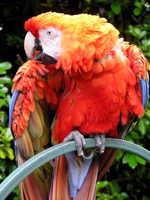
#> input picture New/so/new.jpg, 150 x 200 px
$ python imgtrasformidct13.py
#> lines starting #> are read from the running program, lines starting #| are printed output that depends on the picture
import cv2
import numpy as np

# Load the input image
input_image = cv2.imread('new.jpg')
#> input_image is the input picture: shape (200, 150, 3); mean B, G, R 57.1, 79.2, 131.2

# Check if the image was loaded successfully
if input_image is None:
    print("Error: Unable to load the input image.")
else:
    # Display the original image
    cv2.imshow('Original Image', input_image)
    cv2.waitKey(0)

    # Convert the image to grayscale
    gray_image = cv2.cvtColor(input_image, cv2.COLOR_BGR2GRAY)
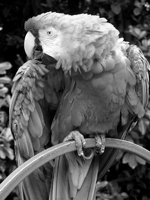
#> gray_image: shape (200, 150); min 0, max 255, mean 92.2

    # Apply DCT transformation
    dct_image = cv2.dct(np.float32(gray_image))
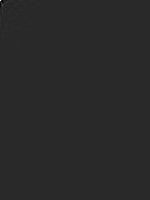
#> dct_image: shape (200, 150) float32; min -3134.4, max 15973.9, mean 0.2; drawn with min black and max white

    # Apply IDCT transformation
    idct_image = cv2.idct(dct_image)

    # Convert the IDCT image back to uint8 format
    idct_image = np.uint8(idct_image)

    # Display the IDCT image
    cv2.imshow('IDCT Image', idct_image)
    cv2.waitKey(0)

    # Calculate the PSNR between the original and IDCT images
    mse_idct = np.mean((gray_image - idct_image) ** 2)
#> mse_idct = 0.36
    if mse_idct == 0:
        psnr_idct = float('inf')
    else:
        max_pixel_value = 255.0
        psnr_idct = 10 * np.log10((max_pixel_value ** 2) / mse_idct)
#> psnr_idct = 52.57

    # Calculate the PSNR of the original image
    mse_original = np.mean((gray_image - gray_image) ** 2)
#> mse_original = 0
    if mse_original == 0:
        psnr_original = float('inf')
    else:
        psnr_original = 10 * np.log10((max_pixel_value ** 2) / mse_original)

    # Print the PSNR values
    print(f"PSNR value comparing Original Image and IDCT Image: {psnr_idct:.2f} dB")
#| PSNR value comparing Original Image and IDCT Image: 52.57 dB
    print(f"PSNR value of Original Image: {psnr_original:.2f} dB")
    print(f"PSNR value of IDCT Image: {psnr_idct:.2f} dB")
#| PSNR value of IDCT Image: 52.57 dB

    # Close all windows
    cv2.destroyAllWindows()

$ run again, with New/so/color24.jpg copied over New/so/new.jpg
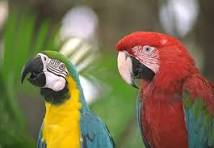
#> input picture New/so/color24.jpg, 214 x 148 px
#> input_image is the input picture: shape (148, 214, 3); mean B, G, R 77.6, 111.9, 123.9
#> `gray_image = cv2.cvtColor(input_image, cv2.COLOR_BGR2GRAY)`:
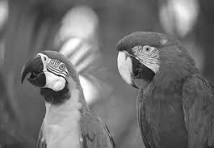
#> gray_image: shape (148, 214); min 5, max 254, mean 111.6
#> mse_idct = 0.602
#> psnr_idct = 50.34
#> mse_original = 0
#| PSNR value comparing Original Image and IDCT Image: 50.34 dB
#| PSNR value of IDCT Image: 50.34 dB
